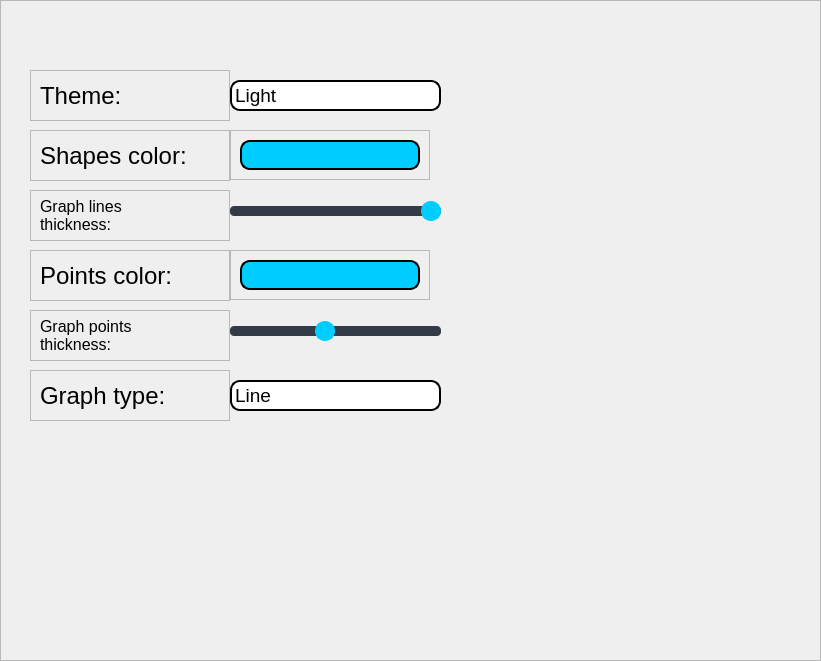
   <widget class="QFrame" name="settings_window">
    <property name="enabled">
     <bool>true</bool>
    </property>
    <property name="geometry">
     <rect>
      <x>0</x>
      <y>0</y>
      <width>821</width>
      <height>661</height>
     </rect>
    </property>
    <property name="toolTip">
     <string/>
    </property>
    <property name="frameShape">
     <enum>QFrame::StyledPanel</enum>
    </property>
    <property name="frameShadow">
     <enum>QFrame::Raised</enum>
    </property>
    <widget class="QComboBox" name="settings_theme_choose">
     <property name="geometry">
      <rect>
       <x>230</x>
       <y>80</y>
       <width>211</width>
       <height>31</height>
      </rect>
     </property>
     <property name="font">
      <font>
       <pointsize>14</pointsize>
      </font>
     </property>
     <property name="styleSheet">
      <string notr="true">QComboBox {
	border-radius: 10px;
	border: 2px solid black;
}

QComboBox::drop-down {
    width: 27px;
    height: 27px;
    border: 0px;
}

QComboBox::down-arrow {
    image: url(&quot;C:/Users/PC/Desktop/PythonProjects/MathLab/logic/uis/design/arrow-down.png&quot;);
	width: 16px;
	height: 16px;
}

QComboBox:focus {
	border-radius: 10px;
	border: 2px solid rgb(255, 166, 23);
}

QComboBox QAbstractItemView {
    selection-background-color: #75a7ff;
    selection-color: white;
    border: 1px solid black;
}

QComboBox QAbstractItemView::item:hover {
    background-color: #75a7ff;
    color: black;
}</string>
     </property>
     <item>
      <property name="text">
       <string>Light</string>
      </property>
     </item>
     <item>
      <property name="text">
       <string>Dark</string>
      </property>
     </item>
    </widget>
    <widget class="QFrame" name="settings_theme_choose_frame_label">
     <property name="geometry">
      <rect>
       <x>30</x>
       <y>70</y>
       <width>200</width>
       <height>51</height>
      </rect>
     </property>
     <property name="minimumSize">
      <size>
       <width>200</width>
       <height>0</height>
      </size>
     </property>
     <property name="maximumSize">
      <size>
       <width>200</width>
       <height>100</height>
      </size>
     </property>
     <property name="font">
      <font>
       <family>Arial</family>
      </font>
     </property>
     <property name="frameShape">
      <enum>QFrame::StyledPanel</enum>
     </property>
     <property name="frameShadow">
      <enum>QFrame::Raised</enum>
     </property>
     <layout class="QVBoxLayout" name="verticalLayout_22">
      <item>
       <widget class="QLabel" name="settings_theme_label">
        <property name="maximumSize">
         <size>
          <width>200</width>
          <height>50</height>
         </size>
        </property>
        <property name="font">
         <font>
          <family>Arial</family>
          <pointsize>18</pointsize>
          <weight>50</weight>
          <bold>false</bold>
         </font>
        </property>
        <property name="styleSheet">
         <string notr="true"/>
        </property>
        <property name="text">
         <string>Theme:</string>
        </property>
       </widget>
      </item>
     </layout>
    </widget>
    <widget class="QFrame" name="shapes_color_choose_frame_label">
     <property name="geometry">
      <rect>
       <x>30</x>
       <y>130</y>
       <width>200</width>
       <height>51</height>
      </rect>
     </property>
     <property name="minimumSize">
      <size>
       <width>200</width>
       <height>0</height>
      </size>
     </property>
     <property name="maximumSize">
      <size>
       <width>200</width>
       <height>100</height>
      </size>
     </property>
     <property name="font">
      <font>
       <family>Arial</family>
      </font>
     </property>
     <property name="frameShape">
      <enum>QFrame::StyledPanel</enum>
     </property>
     <property name="frameShadow">
      <enum>QFrame::Raised</enum>
     </property>
     <layout class="QVBoxLayout" name="verticalLayout_24">
      <item>
       <widget class="QLabel" name="shapes_color_label">
        <property name="maximumSize">
         <size>
          <width>200</width>
          <height>50</height>
         </size>
        </property>
        <property name="font">
         <font>
          <family>Arial</family>
          <pointsize>18</pointsize>
          <weight>50</weight>
          <bold>false</bold>
         </font>
        </property>
        <property name="styleSheet">
         <string notr="true"/>
        </property>
        <property name="text">
         <string>Shapes color:</string>
        </property>
       </widget>
      </item>
     </layout>
    </widget>
    <widget class="QFrame" name="shapes_color_frame">
     <property name="geometry">
      <rect>
       <x>230</x>
       <y>130</y>
       <width>200</width>
       <height>50</height>
      </rect>
     </property>
     <property name="sizePolicy">
      <sizepolicy hsizetype="Preferred" vsizetype="Preferred">
       <horstretch>0</horstretch>
       <verstretch>0</verstretch>
      </sizepolicy>
     </property>
     <property name="minimumSize">
      <size>
       <width>200</width>
       <height>0</height>
      </size>
     </property>
     <property name="maximumSize">
      <size>
       <width>200</width>
       <height>50</height>
      </size>
     </property>
     <property name="frameShape">
      <enum>QFrame::StyledPanel</enum>
     </property>
     <property name="frameShadow">
      <enum>QFrame::Raised</enum>
     </property>
     <layout class="QVBoxLayout" name="verticalLayout_25">
      <item>
       <widget class="QPushButton" name="shapes_color_picker">
        <property name="maximumSize">
         <size>
          <width>300</width>
          <height>35</height>
         </size>
        </property>
        <property name="font">
         <font>
          <family>Comic Sans MS</family>
          <pointsize>14</pointsize>
          <weight>50</weight>
          <italic>false</italic>
          <bold>false</bold>
         </font>
        </property>
        <property name="cursor">
         <cursorShape>PointingHandCursor</cursorShape>
        </property>
        <property name="styleSheet">
         <string notr="true">QPushButton {
	border-radius: 10px;
	background-color: #00CDFF;
	border: 2px solid black;
}</string>
        </property>
        <property name="text">
         <string/>
        </property>
       </widget>
      </item>
     </layout>
    </widget>
    <widget class="QFrame" name="graph_type_choose_frame_label">
     <property name="geometry">
      <rect>
       <x>30</x>
       <y>370</y>
       <width>200</width>
       <height>51</height>
      </rect>
     </property>
     <property name="minimumSize">
      <size>
       <width>200</width>
       <height>0</height>
      </size>
     </property>
     <property name="maximumSize">
      <size>
       <width>200</width>
       <height>100</height>
      </size>
     </property>
     <property name="font">
      <font>
       <family>Arial</family>
      </font>
     </property>
     <property name="frameShape">
      <enum>QFrame::StyledPanel</enum>
     </property>
     <property name="frameShadow">
      <enum>QFrame::Raised</enum>
     </property>
     <layout class="QVBoxLayout" name="verticalLayout_26">
      <item>
       <widget class="QLabel" name="graph_type_label">
        <property name="maximumSize">
         <size>
          <width>200</width>
          <height>50</height>
         </size>
        </property>
        <property name="font">
         <font>
          <family>Arial</family>
          <pointsize>18</pointsize>
          <weight>50</weight>
          <bold>false</bold>
         </font>
        </property>
        <property name="styleSheet">
         <string notr="true"/>
        </property>
        <property name="text">
         <string>Graph type:</string>
        </property>
       </widget>
      </item>
     </layout>
    </widget>
    <widget class="QComboBox" name="graph_shape_type_choose_settings">
     <property name="geometry">
      <rect>
       <x>230</x>
       <y>380</y>
       <width>211</width>
       <height>31</height>
      </rect>
     </property>
     <property name="font">
      <font>
       <pointsize>14</pointsize>
      </font>
     </property>
     <property name="styleSheet">
      <string notr="true">QComboBox {
	border-radius: 10px;
	border: 2px solid black;
}

QComboBox::drop-down {
    width: 27px;
    height: 27px;
    border: 0px;
}

QComboBox::down-arrow {
    image: url(&quot;C:/Users/PC/Desktop/PythonProjects/MathLab/logic/uis/design/arrow-down.png&quot;);
	width: 16px;
	height: 16px;
}

QComboBox:focus {
	border-radius: 10px;
	border: 2px solid rgb(255, 166, 23);
}

QComboBox QAbstractItemView {
    selection-background-color: #75a7ff;
    selection-color: white;
    border: 1px solid black;
}

QComboBox QAbstractItemView::item:hover {
    background-color: #75a7ff;
    color: black;
}</string>
     </property>
     <item>
      <property name="text">
       <string>Line</string>
      </property>
     </item>
     <item>
      <property name="text">
       <string>Points</string>
      </property>
     </item>
    </widget>
    <widget class="QFrame" name="graph_points_thickness_frame_label">
     <property name="geometry">
      <rect>
       <x>30</x>
       <y>310</y>
       <width>200</width>
       <height>51</height>
      </rect>
     </property>
     <property name="minimumSize">
      <size>
       <width>200</width>
       <height>0</height>
      </size>
     </property>
     <property name="maximumSize">
      <size>
       <width>200</width>
       <height>100</height>
      </size>
     </property>
     <property name="font">
      <font>
       <family>Arial</family>
      </font>
     </property>
     <property name="frameShape">
      <enum>QFrame::StyledPanel</enum>
     </property>
     <property name="frameShadow">
      <enum>QFrame::Raised</enum>
     </property>
     <layout class="QVBoxLayout" name="verticalLayout_27">
      <item>
       <widget class="QLabel" name="graph_points_thickness_label">
        <property name="maximumSize">
         <size>
          <width>200</width>
          <height>50</height>
         </size>
        </property>
        <property name="font">
         <font>
          <family>Arial</family>
          <pointsize>12</pointsize>
          <weight>50</weight>
          <bold>false</bold>
         </font>
        </property>
        <property name="styleSheet">
         <string notr="true"/>
        </property>
        <property name="text">
         <string>Graph points 
thickness:</string>
        </property>
       </widget>
      </item>
     </layout>
    </widget>
    <widget class="QSlider" name="graph_points_thickness_slider">
     <property name="geometry">
      <rect>
       <x>230</x>
       <y>320</y>
       <width>211</width>
       <height>22</height>
      </rect>
     </property>
     <property name="styleSheet">
      <string notr="true">QSlider::groove:horizontal {
    border-radius: 4px;
    height: 10px;
    margin: 0px;
    background-color: rgb(52, 59, 72);
}

QSlider::groove:horizontal:hover {
    background-color: rgb(55, 62, 76);
}

QSlider::handle:horizontal { 
	background-color: rgb(0, 205, 255);
	border: 2px solid rgb(0, 205, 255);; 
	width: 16px; 
	height: 20px; 
	line-height: 20px; 
	margin-top: -5px; 
	margin-bottom: -5px; 
	border-radius: 10px; 
}

QSlider::handle:horizontal:hover { 
	border-radius: 10px;
}</string>
     </property>
     <property name="minimum">
      <number>15</number>
     </property>
     <property name="maximum">
      <number>105</number>
     </property>
     <property name="value">
      <number>55</number>
     </property>
     <property name="orientation">
      <enum>Qt::Horizontal</enum>
     </property>
    </widget>
    <widget class="QFrame" name="graph_lines_thickness_frame_label">
     <property name="geometry">
      <rect>
       <x>30</x>
       <y>190</y>
       <width>200</width>
       <height>51</height>
      </rect>
     </property>
     <property name="minimumSize">
      <size>
       <width>200</width>
       <height>0</height>
      </size>
     </property>
     <property name="maximumSize">
      <size>
       <width>200</width>
       <height>100</height>
      </size>
     </property>
     <property name="font">
      <font>
       <family>Arial</family>
      </font>
     </property>
     <property name="frameShape">
      <enum>QFrame::StyledPanel</enum>
     </property>
     <property name="frameShadow">
      <enum>QFrame::Raised</enum>
     </property>
     <layout class="QVBoxLayout" name="verticalLayout_28">
      <item>
       <widget class="QLabel" name="graph_lines_thickness_label">
        <property name="maximumSize">
         <size>
          <width>200</width>
          <height>50</height>
         </size>
        </property>
        <property name="font">
         <font>
          <family>Arial</family>
          <pointsize>12</pointsize>
          <weight>50</weight>
          <bold>false</bold>
         </font>
        </property>
        <property name="styleSheet">
         <string notr="true"/>
        </property>
        <property name="text">
         <string>Graph lines 
thickness:</string>
        </property>
       </widget>
      </item>
     </layout>
    </widget>
    <widget class="QSlider" name="graph_lines_thickness_slider">
     <property name="geometry">
      <rect>
       <x>230</x>
       <y>200</y>
       <width>211</width>
       <height>22</height>
      </rect>
     </property>
     <property name="styleSheet">
      <string notr="true">QSlider::groove:horizontal {
    border-radius: 4px;
    height: 10px;
    margin: 0px;
    background-color: rgb(52, 59, 72);
}

QSlider::groove:horizontal:hover {
    background-color: rgb(55, 62, 76);
}

QSlider::handle:horizontal { 
	background-color: rgb(0, 205, 255);
	border: 2px solid rgb(0, 205, 255);; 
	width: 16px; 
	height: 20px; 
	line-height: 20px; 
	margin-top: -5px; 
	margin-bottom: -5px; 
	border-radius: 10px; 
}

QSlider::handle:horizontal:hover { 
	border-radius: 10px;
}</string>
     </property>
     <property name="minimum">
      <number>2</number>
     </property>
     <property name="maximum">
      <number>10</number>
     </property>
     <property name="value">
      <number>10</number>
     </property>
     <property name="orientation">
      <enum>Qt::Horizontal</enum>
     </property>
    </widget>
    <widget class="QFrame" name="points_color_choose_frame_label">
     <property name="geometry">
      <rect>
       <x>30</x>
       <y>250</y>
       <width>200</width>
       <height>51</height>
      </rect>
     </property>
     <property name="minimumSize">
      <size>
       <width>200</width>
       <height>0</height>
      </size>
     </property>
     <property name="maximumSize">
      <size>
       <width>200</width>
       <height>100</height>
      </size>
     </property>
     <property name="font">
      <font>
       <family>Arial</family>
      </font>
     </property>
     <property name="frameShape">
      <enum>QFrame::StyledPanel</enum>
     </property>
     <property name="frameShadow">
      <enum>QFrame::Raised</enum>
     </property>
     <layout class="QVBoxLayout" name="verticalLayout_29">
      <item>
       <widget class="QLabel" name="points_color_label">
        <property name="maximumSize">
         <size>
          <width>200</width>
          <height>50</height>
         </size>
        </property>
        <property name="font">
         <font>
          <family>Arial</family>
          <pointsize>18</pointsize>
          <weight>50</weight>
          <bold>false</bold>
         </font>
        </property>
        <property name="styleSheet">
         <string notr="true"/>
        </property>
        <property name="text">
         <string>Points color:</string>
        </property>
       </widget>
      </item>
     </layout>
    </widget>
    <widget class="QFrame" name="points_color_frame">
     <property name="geometry">
      <rect>
       <x>230</x>
       <y>250</y>
       <width>200</width>
       <height>50</height>
      </rect>
     </property>
     <property name="sizePolicy">
      <sizepolicy hsizetype="Preferred" vsizetype="Preferred">
       <horstretch>0</horstretch>
       <verstretch>0</verstretch>
      </sizepolicy>
     </property>
     <property name="minimumSize">
      <size>
       <width>200</width>
       <height>0</height>
      </size>
     </property>
     <property name="maximumSize">
      <size>
       <width>200</width>
       <height>50</height>
      </size>
     </property>
     <property name="frameShape">
      <enum>QFrame::StyledPanel</enum>
     </property>
     <property name="frameShadow">
      <enum>QFrame::Raised</enum>
     </property>
     <layout class="QVBoxLayout" name="verticalLayout_30">
      <item>
       <widget class="QPushButton" name="points_color_picker">
        <property name="maximumSize">
         <size>
          <width>300</width>
          <height>35</height>
         </size>
        </property>
        <property name="font">
         <font>
          <family>Comic Sans MS</family>
          <pointsize>14</pointsize>
          <weight>50</weight>
          <italic>false</italic>
          <bold>false</bold>
         </font>
        </property>
        <property name="cursor">
         <cursorShape>PointingHandCursor</cursorShape>
        </property>
        <property name="styleSheet">
         <string notr="true">QPushButton {
	border-radius: 10px;
	background-color: #00CDFF;
	border: 2px solid black;
}</string>
        </property>
        <property name="text">
         <string/>
        </property>
       </widget>
      </item>
     </layout>
    </widget>
   </widget>
